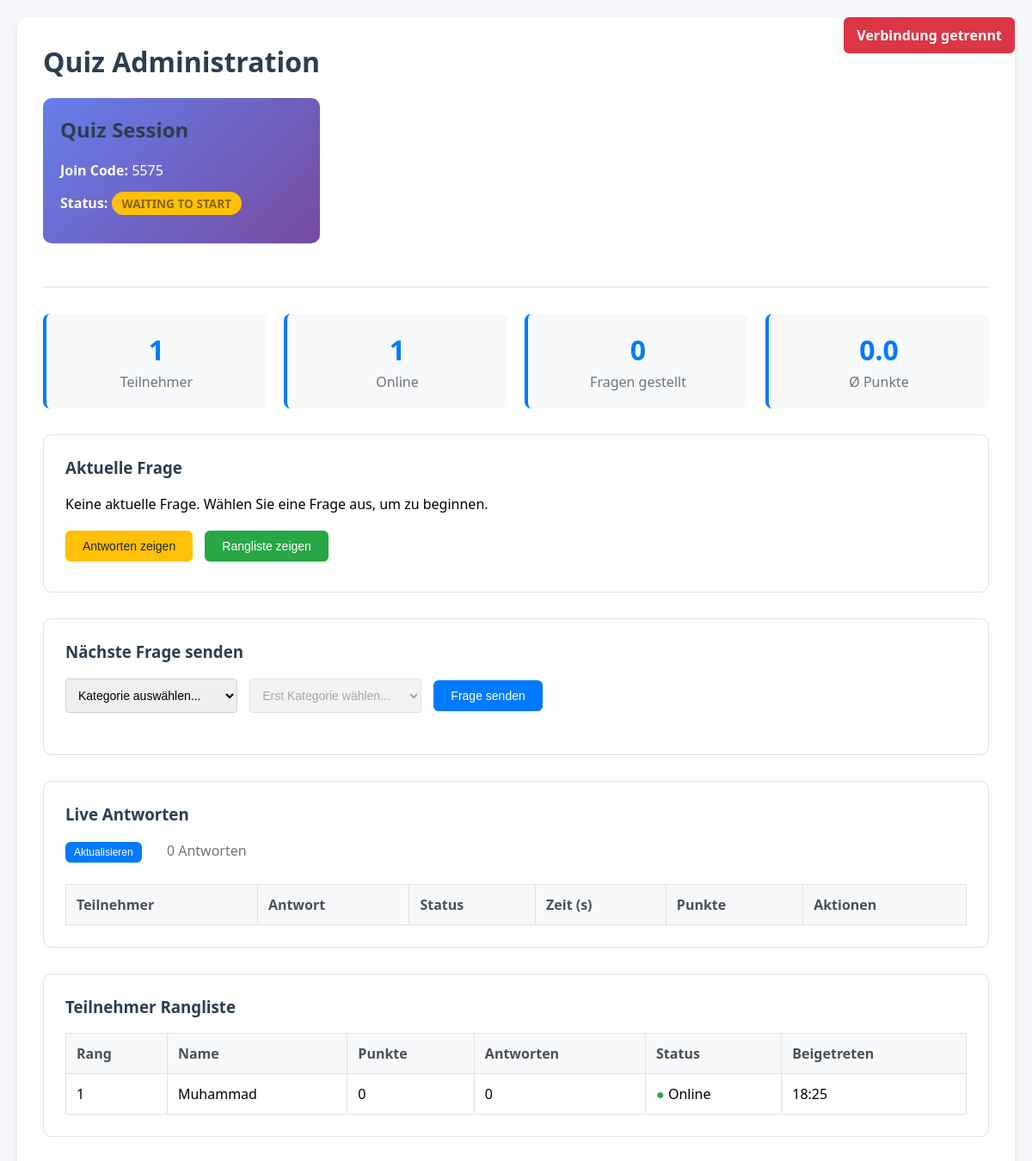
The app's page /my-admin/5575/ with its own data.
### quiz_app/models.py (models this page shows, shortened)
class Session(models.Model):
    STATUS_CHOICES = [
        ('waiting', 'Waiting to Start'),
        ('active', 'Active'),
        ('paused', 'Paused'),
        ('finished', 'Finished'),
    ]
    id = models.AutoField(primary_key=True)
    session_code = models.UUIDField(default=uuid.uuid4, unique=True, editable=False)
    join_code = models.CharField(max_length=4, unique=True)
    name = models.CharField(max_length=200, default="Quiz Session")
    status = models.CharField(max_length=20, choices=STATUS_CHOICES, default='waiting')
    current_question = models.ForeignKey(
        Question,
        on_delete=models.SET_NULL,
        null=True,
        blank=True,
        related_name="current_for_sessions"
    )
    current_question_number = models.IntegerField(default=0)
    total_questions = models.IntegerField(default=0)
    question_start_time = models.DateTimeField(null=True, blank=True)
    show_answers = models.BooleanField(default=False)
    show_leaderboard = models.BooleanField(default=False)
    auto_advance = models.BooleanField(default=False, help_text="Auto advance to next question")
    show_correct_answer = models.BooleanField(default=True)
    allow_late_joins = models.BooleanField(default=True)
    created_at = models.DateTimeField(default=timezone.now)
    started_at = models.DateTimeField(null=True, blank=True)
    finished_at = models.DateTimeField(null=True, blank=True)
    class Meta:
        ordering = ['-created_at']

class Participant(models.Model):
    id = models.AutoField(primary_key=True)
    session = models.ForeignKey(Session, on_delete=models.CASCADE, related_name="participants")
    name = models.CharField(max_length=80)
    points = models.IntegerField(default=0)
    is_connected = models.BooleanField(default=True)
    joined_at = models.DateTimeField(default=timezone.now)
    last_seen = models.DateTimeField(auto_now=True)
    class Meta:
        unique_together = ['session', 'name']
        ordering = ['-points', 'name']

### quiz_app/views.py (the view)
# urls.py: path("my-admin/<str:join_code>/", views.admin_dashboard, name="admin_dashboard"),
def admin_dashboard(request, join_code):
    session = get_object_or_404(Session, join_code=join_code)
    categories = Category.objects.all()
    questions = Question.objects.select_related('category').all()
    participants = session.participants.all().order_by('-points', 'name')
    current_answers = []
    if session.current_question:
        current_answers = ParticipantAnswer.objects.filter(
            question=session.current_question,
            participant__session=session
        ).select_related('participant').order_by('-submitted_at')
    stats = {
        'total_participants': participants.count(),
        'connected_participants': participants.filter(is_connected=True).count(),
        'total_questions_asked': session.current_question_number,
        'average_score': participants.aggregate(avg_score=Avg('points'))['avg_score'] or 0,
    }
    context = {
        "session": session,
        "categories": categories,
        "questions": questions,
        "current_answers": current_answers,
        "participants": participants,
        "stats": stats,
    }
    return render(request, "quiz_app/admin_dashboard.html", context)

### quiz_app/templates/quiz_app/admin_dashboard.html (shortened to what this page needs)
<!DOCTYPE html>
<html lang="de">
<head>
</head>
<body>
    <div id="connection-status" class="connection-status connecting">
    </div>
    <div class="container">
        <div class="header">
            <div>
                <h1>Quiz Administration</h1>
                <div class="session-info">
                    <h2>{{ session.name }}</h2>
                    <p><strong>Join Code:</strong> {{ session.join_code }}</p>
                    <p><strong>Status:</strong>
                        <span class="status-badge status-{{ session.status }}">{{ session.get_status_display }}</span>
                    </p>
                </div>
            </div>
        </div>
        <div class="session-stats">
            <div class="stat-card">
                <div class="stat-number" id="participant-count">{{ stats.total_participants }}</div>
                <div class="stat-label">Teilnehmer</div>
            </div>
            <div class="stat-card">
                <div class="stat-number" id="connected-count">{{ stats.connected_participants }}</div>
                <div class="stat-label">Online</div>
            </div>
            <div class="stat-card">
                <div class="stat-number" id="question-count">{{ stats.total_questions_asked }}</div>
                <div class="stat-label">Fragen gestellt</div>
            </div>
            <div class="stat-card">
                <div class="stat-number" id="average-score">{{ stats.average_score|floatformat:1 }}</div>
                <div class="stat-label">Ø Punkte</div>
            </div>
        </div>
        <div class="section">
            <h3>Aktuelle Frage</h3>
            <div id="current-question-display">
                {% if session.current_question %}
                    <p><strong>Frage {{ session.current_question_number }}:</strong> {{ session.current_question.question_text }}</p>
                    <p><strong>Kategorie:</strong> {{ session.current_question.category.name }}</p>
                    <p><strong>Richtige Antwort:</strong> <span class="correct">{{ session.current_question.correct_answer }}</span></p>
                    {% if session.current_question.explanation %}
                        <p><strong>Erklärung:</strong> {{ session.current_question.explanation }}</p>
                    {% endif %}
                {% else %}
                    <p>Keine aktuelle Frage. Wählen Sie eine Frage aus, um zu beginnen.</p>
                {% endif %}
            </div>
            <div style="margin-top: 20px;">
                <button id="show-answers-btn" class="btn btn-warning">Antworten zeigen</button>
                <button id="show-leaderboard-btn" class="btn btn-success">Rangliste zeigen</button>
            </div>
        </div>
        <div class="section">
            <h3>Nächste Frage senden</h3>
            <div style="margin-bottom: 15px;">
                <select id="category-selector">
                    <option value="">Kategorie auswählen...</option>
                </select>
                <select id="question-selector" disabled>
                    <option value="">Erst Kategorie wählen...</option>
                </select>
                <button id="send-question-btn" class="btn btn-primary" disabled>Frage senden</button>
            </div>
        </div>
        <div class="section">
            <h3>Live Antworten</h3>
            <div style="margin-bottom: 15px;">
                <button id="refresh-answers-btn" class="btn btn-primary btn-sm">Aktualisieren</button>
                <span id="answer-count" style="margin-left: 15px; color: #6c757d;">0 Antworten</span>
            </div>
            <table id="answers-table">
                <thead>
                    <tr>
                        <th>Teilnehmer</th>
                        <th>Antwort</th>
                        <th>Status</th>
                        <th>Zeit (s)</th>
                        <th>Punkte</th>
                        <th>Aktionen</th>
                    </tr>
                </thead>
            </table>
        </div>
        <div class="section">
            <h3>Teilnehmer Rangliste</h3>
            <table id="participants-table">
                <thead>
                    <tr>
                        <th>Rang</th>
                        <th>Name</th>
                        <th>Punkte</th>
                        <th>Antworten</th>
                        <th>Status</th>
                        <th>Beigetreten</th>
                    </tr>
                </thead>
                <tbody id="participants-tbody">
                    {% for participant in participants %}
                    <tr data-participant-id="{{ participant.id }}">
                        <td>{{ forloop.counter }}</td>
                        <td>{{ participant.name }}</td>
                        <td class="participant-points">{{ participant.points }}</td>
                        <td>{{ participant.answers.count }}</td>
                        <td>
                            {% if participant.is_connected %}
                                <span style="color: #28a745;">●</span> Online
                            {% else %}
                                <span style="color: #6c757d;">●</span> Offline
                            {% endif %}
                        </td>
                        <td>{{ participant.joined_at|date:"H:i" }}</td>
                    </tr>
                    {% endfor %}
                </tbody>
            </table>
        </div>
    </div>
</body>
</html>

### quiz_app/templates/quiz_app/admin_dashboard.html (style rules this page uses)
body { font-family: 'Segoe UI', Tahoma, Geneva, Verdana, sans-serif; margin: 0; padding: 20px; background-color: #f5f7fa; }
.container { max-width: 1400px; margin: 0 auto; background-color: #fff; padding: 30px; border-radius: 12px; box-shadow: 0 4px 6px rgba(0,0,0,0.1); }
.header { display: flex; justify-content: space-between; align-items: center; margin-bottom: 30px; padding-bottom: 20px; border-bottom: 2px solid #e9ecef; }
.session-info { background: linear-gradient(135deg, #667eea 0%, #764ba2 100%); color: white; padding: 20px; border-radius: 10px; margin-bottom: 30px; }
.session-stats { display: grid; grid-template-columns: repeat(auto-fit, minmax(200px, 1fr)); gap: 20px; margin-bottom: 30px; }
.stat-card { background: #f8f9fa; padding: 20px; border-radius: 8px; border-left: 4px solid #007bff; text-align: center; }
.stat-number { font-size: 2em; font-weight: bold; color: #007bff; }
.stat-label { color: #6c757d; margin-top: 5px; }
h1, h2, h3 { color: #2c3e50; margin-top: 0; }
.section { background: #fff; margin-bottom: 30px; padding: 25px; border-radius: 10px; border: 1px solid #dee2e6; }
table { width: 100%; border-collapse: collapse; margin-top: 15px; }
th, td { border: 1px solid #dee2e6; padding: 12px; text-align: left; }
th { background-color: #f8f9fa; font-weight: 600; color: #495057; }
.status-badge { padding: 4px 12px; border-radius: 20px; font-size: 0.85em; font-weight: bold; text-transform: uppercase; }
.status-waiting { background: #ffc107; color: #856404; }
.btn { padding: 10px 20px; border: none; border-radius: 6px; cursor: pointer; font-size: 14px; font-weight: 500; transition: all 0.3s ease; margin-right: 10px; margin-bottom: 10px; }
.btn-primary { background-color: #007bff; color: white; }
.btn-success { background-color: #28a745; color: white; }
.btn-warning { background-color: #ffc107; color: #212529; }
.btn-sm { padding: 5px 10px; font-size: 12px; }
select, input { padding: 10px; border: 1px solid #ced4da; border-radius: 4px; font-size: 14px; margin-right: 10px; }
select { min-width: 200px; }
.connection-status { position: fixed; top: 20px; right: 20px; padding: 10px 15px; border-radius: 6px; color: white; font-weight: bold; z-index: 1000; }
.disconnected { background-color: #dc3545; }

### records on screen
Session: name "Quiz Session", join_code "5575", status "WAITING TO START"
Participant: name "Muhammad", points "0", answers.count "0", is_connected "Online", joined_at "18:25"

### other values on screen
{{ stats.total_participants }} "1"
{{ stats.connected_participants }} "1"
{{ stats.total_questions_asked }} "0"
{{ stats.average_score|floatformat:1 }} "0.0"
